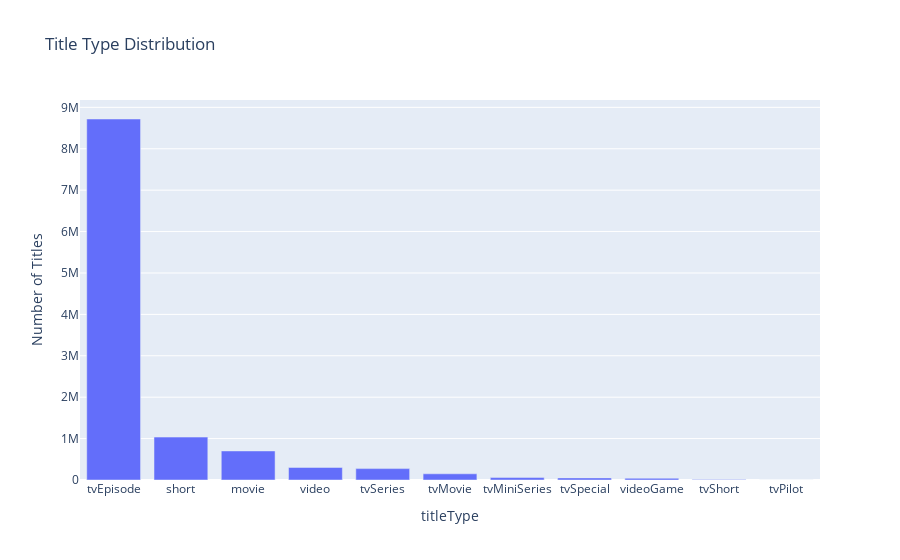

Write notebook code for a chart like this one.
### Markdown cell above
### Title Types

### Code cell
# Title Type Distribution
title_type_counts = title_basics.groupBy("titleType").agg(count("tconst").alias("count")).orderBy(desc("count")).toPandas()

fig = px.bar(title_type_counts, x="titleType", y="count", title="Title Type Distribution", labels={"count": "Number of Titles"})
fig.show()

### Figure 1 — Plotly figure (JSON) as saved in the notebook; plotly's stock layout.template omitted (floating-point values rounded to 4 significant figures)
{"data": [{"alignmentgroup": "True", "hovertemplate": "titleType=%{x}<br>Number of Titles=%{y}<extra></extra>", "legendgroup": "", "marker": {"color": "#636efa", "pattern": {"shape": ""}}, "name": "", "offsetgroup": "", "orientation": "v", "showlegend": false, "textposition": "auto", "type": "bar", "x": ["tvEpisode", "short", "movie", "video", "tvSeries", "tvMovie", "tvMiniSeries", "tvSpecial", "videoGame", "tvShort", "tvPilot"], "xaxis": "x", "y": [8718528, 1036455, 701901, 303296, 274722, 149431, 58764, 50751, 41461, 10497, 1], "yaxis": "y"}], "layout": {"barmode": "relative", "legend": {"tracegroupgap": 0}, "title": {"text": "Title Type Distribution"}, "xaxis": {"anchor": "y", "domain": [0, 1], "title": {"text": "titleType"}}, "yaxis": {"anchor": "x", "domain": [0, 1], "title": {"text": "Number of Titles"}}}}
